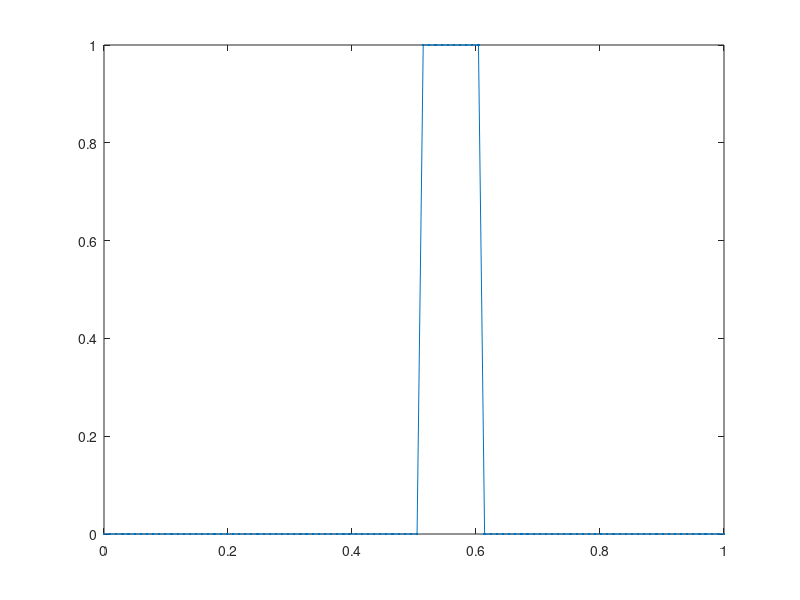

MATLAB code to generate this figure: (Note: this script raises an error after producing the figure.)
clc; clear; close all
%%%%%%%%%% SIMULATION PARAMETERS %%%%%%%%%%%%%%%%%%%%%%%%%%%%%%%%%%%%%%%%%%
L = 1;
Tfinal = 100;
J = 100;

dx = L/(J + 1);
dt = 1e-3/4;

t = 1;
xx = linspace(0,L,J + 2).';
%%%%%%%%%%%%%%%%%%%%%%%%%%%%%%%%%%%%%%%%%%%%%%%%%%%%%%%%%%%%%%%%%%%%%%%%%%%

%%%%%%%%%% PHYSICAL PARAMETERS %%%%%%%%%%%%%%%%%%%%%%%%%%%%%%%%%%%%%%%%%%%%
d = 1/20;
v = 1;
f = @(t,u) 0*u; %% Ingen nytt ?
r =@(c) 0; %% Ingen reaction??
%%%%%%%%%%%%%%%%%%%%%%%%%%%%%%%%%%%%%%%%%%%%%%%%%%%%%%%%%%%%%%%%%%%%%%%%%%%

%%%%%%%%%% INITIAL CONDITION %%%%%%%%%%%%%%%%%%%%%%%%%%%%%%%%%%%%%%%%%%%%%%
c=zeros(J,1); 
for i=1:J
    if ((xx(i)>=0.5)&&((xx(i)<=0.6)))
        c(i)=1;
   
    end
end
%%c = c0(xx(2:end-1));
%%%%%%%%%%%%%%%%%%%%%%%%%%%%%%%%%%%%%%%%%%%%%%%%%%%%%%%%%%%%%%%%%%%%%%%%%%%

%%%%%%%%%% CONSTRUCTING FINITE DIFFERENCES %%%%%%%%%%%%%%%%%%%%%%%%%%%%%%%%
A = full(spdiags(bsxfun(@times,ones(J,1),[-1 0 1]),[-1 0 1],J,J))/(2*dx);

D = full(spdiags(bsxfun(@times,ones(J+2,1),[1 -2 1]),[-1 0 1],J,J))/(dx*dx);

M = d*D - v*A;
%%%%%%%%%%%%%%%%%%%%%%%%%%%%%%%%%%%%%%%%%%%%%%%%%%%%%%%%%%%%%%%%%%%%%%%%%%%

%%%%%%%%%% PREPARING PLOT %%%%%%%%%%%%%%%%%%%%%%%%%%%%%%%%%%%%%%%%%%%%%%%%%
ax = axes;
p = plot(xx,[0;c;0],'.-');
p.DisplayName = "Pollutant concentration";
ax.YLimMode = 'manual';
xlabel('m')
ylabel('kg/m^3')
ylim([0 2])
title(sprintf("t = %.3e",t));
legend show
%%%%%%%%%%%%%%%%%%%%%%%%%%%%%%%%%%%%%%%%%%%%%%%%%%%%%%%%%%%%%%%%%%%%%%%%%%%

%%%%%%%%%% SOLVING THE PROBLEM %%%%%%%%%%%%%%%%%%%%%%%%%%%%%%%%%%%%%%%%%%%%
while t < Tfinal
    c = c + dt*(M*c - r(c) + f(t,c));
    p.YData = [0;c;0]; %% tvingar kanterna är 0 tror inte den som fuckar
    t = t + dt;
    ax.Title.String = sprintf("t = %.3e",t);
    drawnow
end
%%%%%%%%%%%%%%%%%%%%%%%%%%%%%%%%%%%%%%%%%%%%%%%%%%%%%%%%%%%%%%%%%%%%%%%%%%%clc; clear; close all
